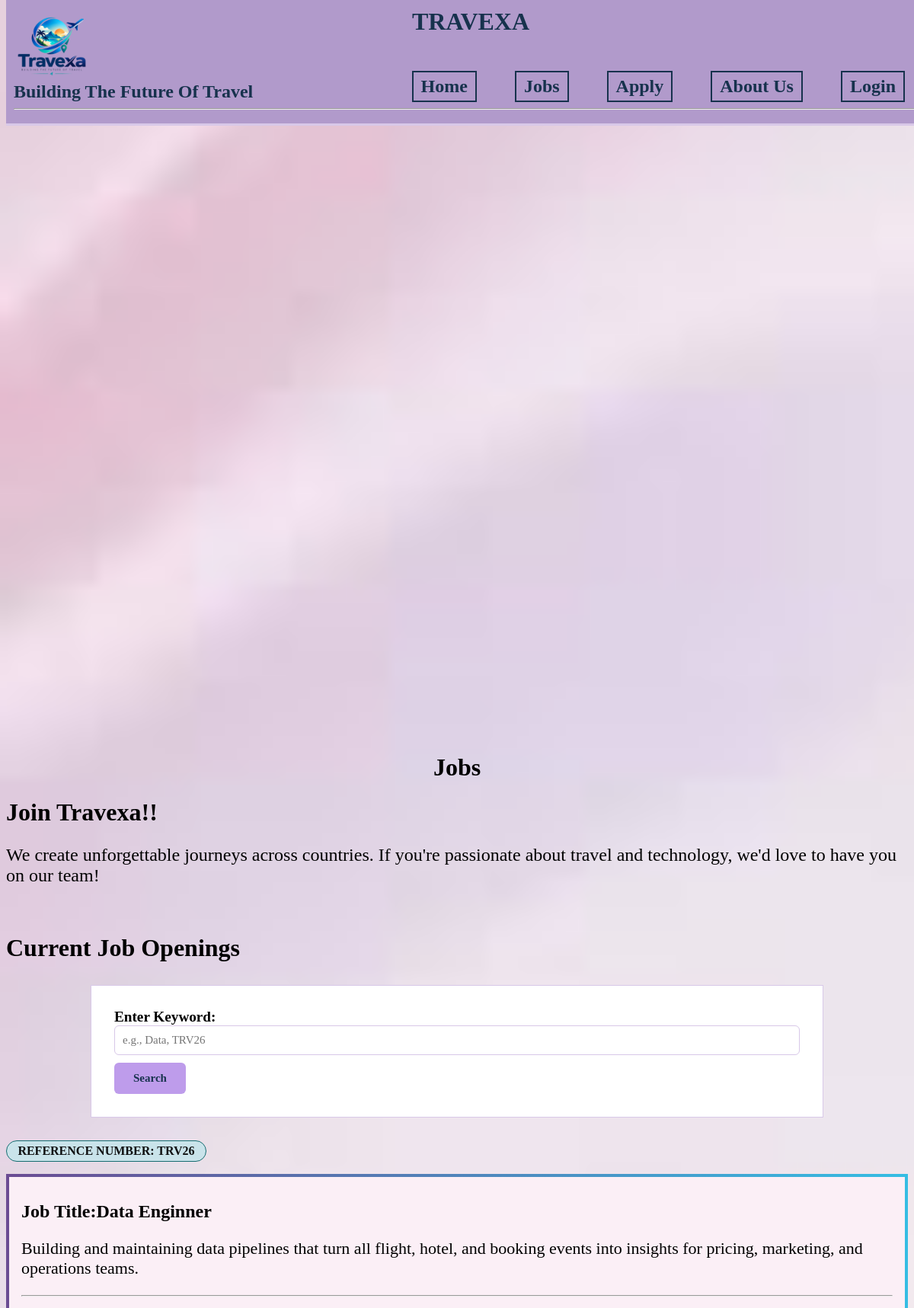
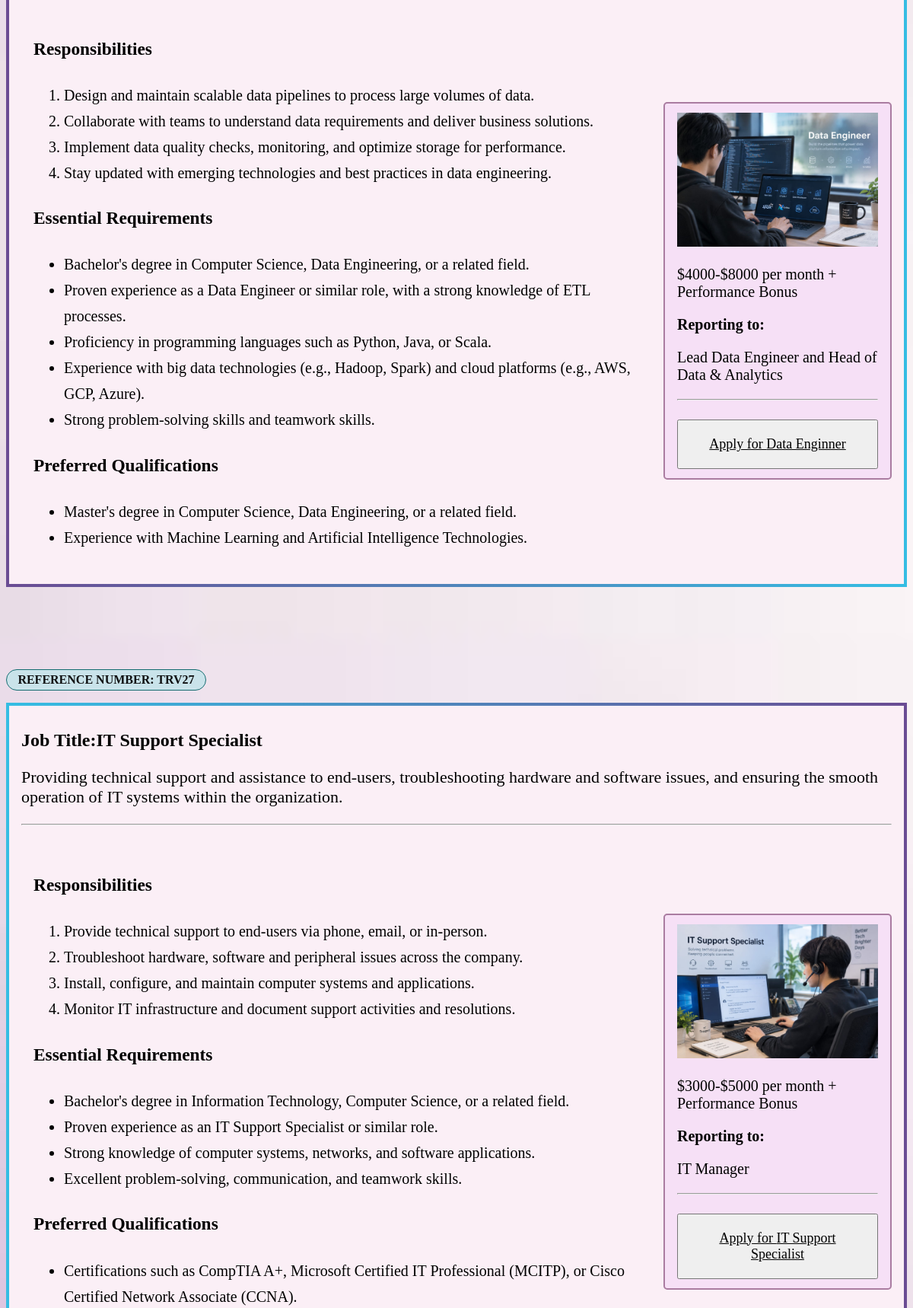
/jobs.php (upper part), run on the app's committed database (2 pictures, top to bottom).
### tables this page shows
CREATE TABLE `jobs` (
  `Reference Number` varchar(10) NOT NULL,
  `Title` varchar(100) NOT NULL,
  `description` text NOT NULL,
  `Responsibilities` text NOT NULL,
  `Essential Requirements` text NOT NULL,
  `Preferred Qualifications` text NOT NULL,
  `Salary` varchar(100) NOT NULL,
  `Reporting to` varchar(100) NOT NULL,
  `Images` varchar(200) NOT NULL
);

### jobs.php (the view, shortened to what this page needs)
<?php
require_once 'settings.php';
$conn = mysqli_connect($host, $user, $pwd, $db);
mysqli_set_charset($conn, 'utf8mb4');
$search = isset($_GET['search']) ? trim($_GET['search']) : '';
if ($search !== '') {
    $safe = mysqli_real_escape_string($conn, $search);
    $sql = "SELECT * FROM jobs
            WHERE `Title` LIKE '%$safe%'
               OR `description` LIKE '%$safe%'
              OR `Reference Number` LIKE '%$safe%'
              OR `Essential Requirements` LIKE '%$safe%'
              OR `Responsibilities` LIKE '%$safe%'
              OR `Preferred Qualifications` LIKE '%$safe%'
              OR `Salary` LIKE '%$safe%'
              OR `Reporting to` LIKE '%$safe%'
            ORDER BY `Reference Number`";
} else {
    $sql = "SELECT * FROM jobs ORDER BY `Reference Number`";
}
$result = mysqli_query($conn, $sql);
?>
<!DOCTYPE html>
<html lang="en">
<head>
    <link href="styles.css" rel="stylesheet">
</head>
<?php
    include 'header.inc';
?>
<body class="jobs">
    <section class="jobimages"></section>
    <h1 style="text-align: center;"><strong>Jobs</strong></h1>
    <h1>Join Travexa!!</h1>
    <div id="search-area">
    <p style="font-size: 24px;">We create unforgettable journeys across countries. If you're passionate about travel and technology, we'd love to have you on our team!</p>
    <br>
    <h1>Current Job Openings</h1>
    <form action="jobs.php#search-area" method="GET">
        <label for="searchKeyword">Enter Keyword:</label>
        <input type="text" id="searchKeyword" name="search" value="<?php echo htmlspecialchars($search); ?>" placeholder="e.g., Data, TRV26">
        <input type="submit" value="Search">
    </form>
    <div>
    <?php if (mysqli_num_rows($result) === 0): ?>
    <p style="text-align: center; font-size: 20px;">No keyword found<?php echo $search !== '' ? ' for "' . htmlspecialchars($search) . '"' : ''; ?>.</p>
    <?php else: ?>
    <?php while ($row = mysqli_fetch_assoc($result)): ?>
    <section class="job-posting">
        <div class="pill">Reference Number: <?php echo htmlspecialchars($row['Reference Number']); ?></div>
        <div class="<?php echo ($row['Reference Number'] == 'TRV26') ? 'accent-bar' : 'accent-bar4'; ?>">
            <h2><strong>Job Title:<?php echo htmlspecialchars($row['Title']); ?></strong></h2>
            <p style="font-size: 22px;"><?php echo htmlspecialchars($row['description']); ?></p>
        <hr>
            <div class="main-content">
                <div class="accent-bar3">
                <h3 >Responsibilities</h3>
                <ol >
                   <?php foreach (explode("\n", $row['Responsibilities']) as $item): ?>
                    <?php if (trim($item) !== ''): ?>
                        <li><?php echo htmlspecialchars(trim($item)); ?></li>
                    <?php endif; ?>
                    <?php endforeach; ?>
                </ol>
                <h3 >Essential Requirements</h3>
                <ul >
                   <?php foreach (explode("\n", $row['Essential Requirements']) as $item): ?>
                    <?php if (trim($item) !== ''): ?>
                        <li><?php echo htmlspecialchars(trim($item)); ?></li>
                    <?php endif; ?>
                    <?php endforeach; ?>
                </ul>
                <h3 >Preferred Qualifications</h3>
                <ul >
                    <?php foreach (explode("\n", $row['Preferred Qualifications']) as $item): ?>
                    <?php if (trim($item) !== ''): ?>
                        <li><?php echo htmlspecialchars(trim($item)); ?></li>
                    <?php endif; ?>
                    <?php endforeach; ?>
                </ul>
                </div>
                <aside class="accent-bar2">
                    <img src="<?php echo htmlspecialchars($row['Images']); ?>"
                        alt="<?php echo htmlspecialchars($row['Title']); ?>" style="width:100%;">
                    <p> <?php echo htmlspecialchars($row['Salary']); ?></p>
                    <p><strong>Reporting to: </strong></p>
                    <p><?php echo htmlspecialchars($row['Reporting to']); ?></p>
                    <hr>
                    <a href="apply.php?job_ref=<?php echo urlencode($row['Reference Number']); ?>#applyjob">
                    <button style="margin-top:15px; padding: 20px; width:100%; font-size:18px; cursor:pointer;">
                    <u>Apply for <?php echo htmlspecialchars($row['Title']); ?></u>
                    </button>
                    </a>
                </aside>
            </div>
        </div>
    </section>
    <br><br><br><br><br><br>
    <?php endwhile; ?>
    <?php endif; ?>
    <?php
        include 'footer.inc';
    ?>
</body>
</html>

### styles.css (style rules this page uses)
* { font-family: "Times New Roman", Times, serif; }
body { padding-top: 160px; background-color: #F3EEF8; }
.pill { display: inline-block; background: #c9e3ea; color: #0f1011; font-weight: 600; padding: 0.25rem 0.9rem; border-radius: 999px; border: 1px solid #156c70; text-transform: uppercase; font-size: 1 rem; }
.accent-bar { background-color: rgb(251, 239, 246); padding: 12px 1rem; border: 4px solid; border-image: linear-gradient(to right,#6a4c93,#35bde3)1; margin-top: 1rem; }
.accent-bar2 { background-color: rgb(246, 224, 246); padding: 12px 1rem; border-radius: 5px; border: 2px solid #aa7ca1; margin-top: 1rem; font-size:20px; width: 25%; float:right; }
.accent-bar3 { padding: 12px 1rem; border-radius: 5px; margin-top: 1rem; width:75%; font-size: 20px; line-height: 1.7; }
.main-content { display:flex; gap:20px; align-items:center; }
.accent-bar4 { background-color: rgb(251, 239, 246); padding: 12px 1rem; border: 4px solid; border-image: linear-gradient(to right,#35bde3,#6a4c93)1; margin-top: 1rem; }
.jobimages { height: 100vh; background-size: cover; background-position:center; animation:changePhoto 16s infinite; }
form { background-color: #FFFFFF; padding: 30px; margin: 30px auto; border: 1px solid #D8C8E8; max-width: 900px; font-size: 1.2em; }
form input[type="text"], form input[type="date"], form input[type="email"], form input[type="tel"], form select, form textarea { width: 100%; padding: 10px; border: 1px solid #D8C8E8; border-radius: 6px; box-sizing: border-box; font-size: 15px; }
form input[type="submit"], form input[type="reset"] { padding: 12px 25px; border: none; border-radius: 6px; font-size: 15px; font-weight: bold; cursor: pointer; margin-right: 10px; margin-top: 10px; }
form input[type="submit"] { background-color: #be9ceb; color: #17324D; }
form label { font-weight: bold; }

### jobs.php (style rules this page uses)
.jobs { font-family:"Arial", sans-serif; background-image:url(Images/jobbackground.jpg); background-repeat:no-repeat; background-size:cover; background-attachment: fixed; }

### data on the page
jobs: Reference Number "TRV26", Title "Data Enginner", description "Building and maintaining data pipelines that turn all flight, hotel, and booking events into insights for pricing, marketing, and operations teams.", Responsibilities "Design and maintain scalable data pipelines to process large volumes of data.", Responsibilities "Collaborate with teams to understand data requirements and deliver business solutions.", Responsibilities "Implement data quality checks, monitoring, and optimize storage for performance.", Responsibilities "Stay updated with emerging technologies and best practices in data engineering.", Essential Requirements "Bachelor's degree in Computer Science, Data Engineering, or a related field.", Essential Requirements "Proven experience as a Data Engineer or similar role, with a strong knowledge of ETL processes.", Essential Requirements "Proficiency in programming languages such as Python, Java, or Scala.", Essential Requirements "Experience with big data technologies (e.g., Hadoop, Spark) and cloud platforms (e.g., AWS, GCP, Azure).", Essential Requirements "Strong problem-solving skills and teamwork skills.", Preferred Qualifications "Master's degree in Computer Science, Data Engineering, or a related field.", Preferred Qualifications "Experience with Machine Learning and Artificial Intelligence Technologies.", Images (picture), Salary "$4000-$8000 per month + Performance Bonus", Reporting to "Lead Data Engineer and Head of Data & Analytics"
jobs: Reference Number "TRV27", Title "IT Support Specialist", description "Providing technical support and assistance to end-users, troubleshooting hardware and software issues, and ensuring the smooth operation of IT systems within the organization.", Responsibilities "Provide technical support to end-users via phone, email, or in-person.", Responsibilities "Troubleshoot hardware, software and peripheral issues across the company.", Responsibilities "Install, configure, and maintain computer systems and applications.", Responsibilities "Monitor IT infrastructure and document support activities and resolutions.", Essential Requirements "Bachelor's degree in Information Technology, Computer Science, or a related field.", Essential Requirements "Proven experience as an IT Support Specialist or similar role.", Essential Requirements "Strong knowledge of computer systems, networks, and software applications.", Essential Requirements "Excellent problem-solving, communication, and teamwork skills.", Preferred Qualifications "Certifications such as CompTIA A+, Microsoft Certified IT Professional (MCITP), or Cisco Certified Network Associate (CCNA).", Images (picture), Salary "$3000-$5000 per month + Performance Bonus", Reporting to "IT Manager"
